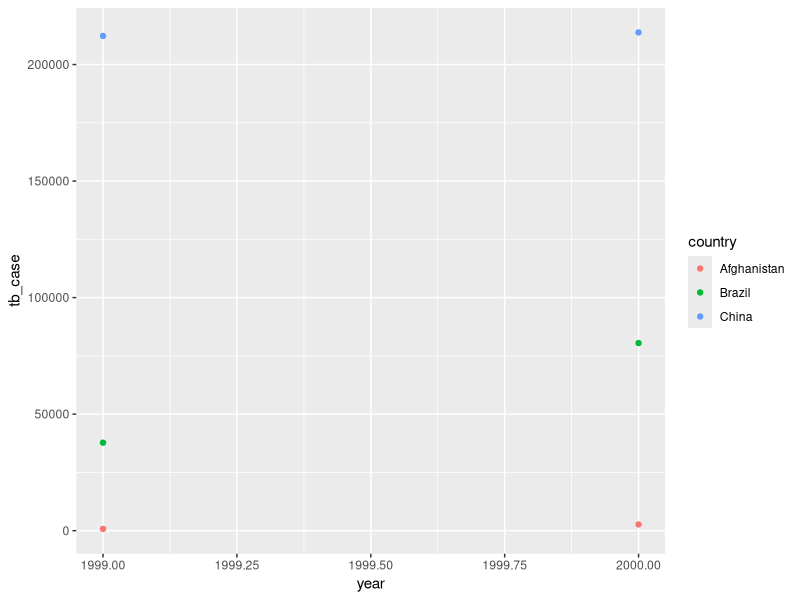

Write R code to recreate this figure. (Note: this script raises an error after producing the figure.)
## ---- chunk 1
knitr::opts_chunk$set(echo = TRUE)
library(tidyverse)
library(ggplot2)
## ---- chunk 2
table1
table2
table3
table4a
table4b
## ---- chunk 3
table2 <- table2 %>% 
  mutate(tb_case = case_when(type == 'cases' ~ count,
                             FALSE ~ NA_integer_))
cases_table2 <- table2 %>%
  filter(!is.na(tb_case)) %>% 
  pull(tb_case)

table4a <- table4a %>% 
  left_join(table4b, by = 'country', suffix = c(".case",".population"))

cases_table4 <- table4a %>% 
  pull('1999.case','2000.case')
## ---- chunk 4
table2_population <- table2 %>% 
  mutate(tb_population = case_when(type == 'population' ~ count,
                                   FALSE ~ NA_integer_)) %>%
  filter(!is.na(tb_population)) %>% 
  pull(tb_population)

table4a_population <- table4a %>% 
  pull('1999.population','2000.population')
## ---- chunk 5
rate_table2 = (cases_table2/table2_population) * 10000

rate_table4 = (cases_table4/table4a_population) * 10000
## ---- chunk 6
ggplot(table2, aes(year, tb_case))+
  geom_line(aes(group = country), color = 'grey50')+
  geom_point(aes(color = country))
## ---- chunk 7
stocks <- tibble(
  year   = c(2015, 2015, 2016, 2016),
  half  = c(   1,    2,     1,    2),
  return = c(1.88, 0.59, 0.92, 0.17)
)
stocks %>% 
  pivot_wider(names_from = year, values_from = return) %>% 
  pivot_longer(`2015`:`2016`, names_to = "year", values_to = "return")
## ---- chunk 8
table4a %>% 
  pivot_longer(c(1999, 2000), names_to = "year", values_to = "cases")
#> Error: Can't subset columns that don't exist.
#> ✖ Locations 1999 and 2000 don't exist.
#> ℹ There are only 3 columns.

table4a %>% 
  pivot_longer(c('1999', '2000'), names_to = "year", values_to = "cases")

## ---- chunk 9
people <- tribble(
  ~name,             ~names,  ~values,
  #-----------------|--------|------
  "Phillip Woods",   "age",       45,
  "Phillip Woods",   "height",   186,
  "Phillip Woods",   "age",       50,
  "Jessica Cordero", "age",       37,
  "Jessica Cordero", "height",   156
)

people %>% 
  pivot_wider(names_from = 'names', values_from = 'values')
## ---- chunk 10
preg <- tribble(
  ~pregnant, ~male, ~female,
  "yes",     NA,    10,
  "no",      20,    12
)

preg %>% 
  pivot_longer(c(male,female), names_to = 'sex', values_to = 'count')
## ---- chunk 11
tibble(x = c("a,b,c", "d,e,f,g", "h,i,j")) %>% 
  separate(x, c("one", "two", "three"))
           
tibble(x = c("a,b,c", "d,e,f,g", "h,i,j")) %>% 
  separate(x, c("one", "two", "three"), extra = 'merge')
#merges the extra variable separated by a comma

tibble(x = c("a,b,c", "d,e,f,g", "h,i,j")) %>% 
  separate(x, c("one", "two", "three"), extra = 'drop')
#gets rid of the extra variable, only lists first one
## ---- chunk 12
tibble(x = c("a,b,c", "d,e", "f,g,i")) %>% 
  separate(x, c("one", "two", "three"))

tibble(x = c("a,b,c", "d,e", "f,g,i")) %>% 
  separate(x, c("one", "two", "three"), fill = 'right')

tibble(x = c("a,b,c", "d,e", "f,g,i")) %>% 
  separate(x, c("one", "two", "three"), fill = 'left')
## ---- chunk 13
who %>%
  pivot_longer(
    cols = new_sp_m014:newrel_f65, 
    names_to = "key", 
    values_to = "cases", 
    values_drop_na = TRUE) %>%
  separate(key, c("new", "var", "sexage")) %>% 
  select(-new, -iso2, -iso3) %>% 
  separate(sexage, c("sex", "age"), sep = 1)
